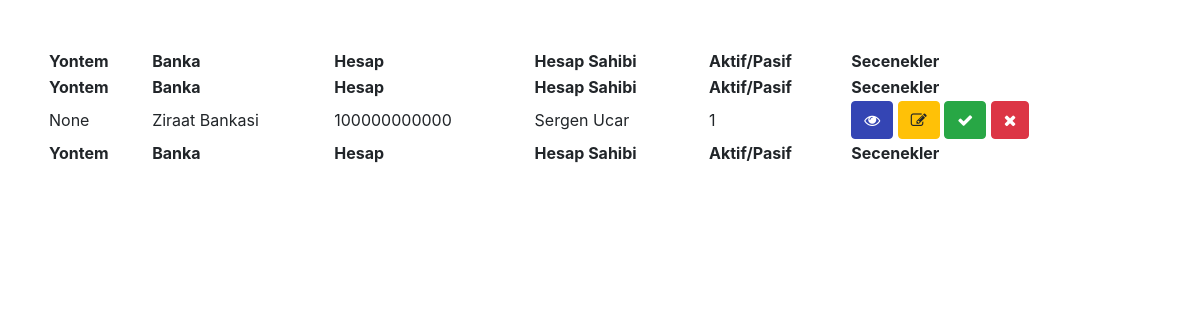
Page /hesaplar/ on the earlier database version.
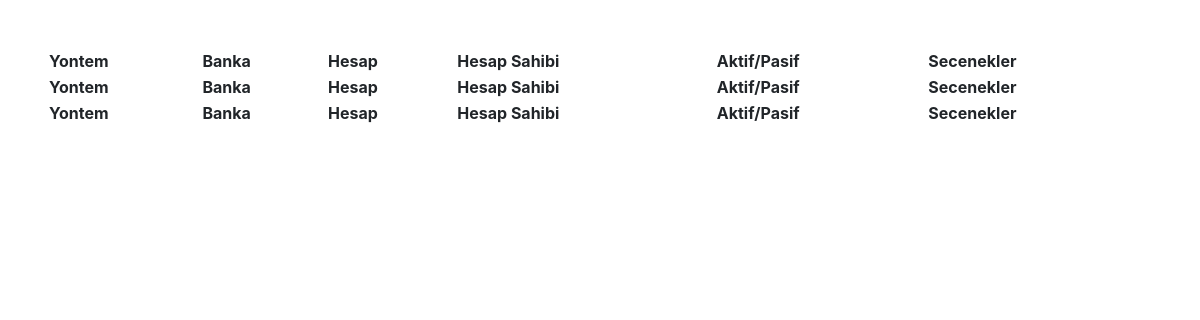
Same page on the later database version.
### dashboard/models.py (models this page shows, shortened)
class Hesap(models.Model):
    banka_adi = models.ForeignKey(Banka, on_delete=models.CASCADE, related_name='hesap')
    sube_kodu = models.PositiveIntegerField(validators=[MinValueValidator(5)])
    hesap_no = models.PositiveIntegerField(validators=[MinValueValidator(12)])
    iban_no = models.PositiveIntegerField(validators=[MinValueValidator(24)])
    ad = models.CharField(max_length=100)
    soyad = models.CharField(max_length=100)
    email = models.EmailField(unique=True)
    durum = models.CharField(max_length=10, choices=AKTIF_PASIF, default='Aktif')
    created_date = models.DateTimeField(auto_now_add=True)
    modified_date = models.DateTimeField(auto_now=True)
    max_limit = models.DecimalField(max_digits=20, decimal_places=5)
    tc_no = models.PositiveIntegerField(validators=[MinValueValidator(11)])
    yontem = models.ForeignKey(IslemTipi, on_delete=models.SET_NULL, null=True)
    class Meta:
        verbose_name = 'Hesap'
        verbose_name_plural = 'Hesaplar'

class Banka(models.Model):
    banka_adi = models.CharField(max_length=30, unique=True)
    durum = models.CharField(max_length=10, choices=AKTIF_PASIF, default='Aktif')
    def __str__(self):
        return self.banka_adi
    class Meta:
        verbose_name = 'Banka'
        verbose_name_plural = 'Bankalar'

### dashboard/views.py (the view)
# urls.py: path('hesaplar/', HesaplarView.as_view(), name='hesaplar'),
class HesaplarView(ListView):
    model = models.Hesap
    context_object_name = 'hesaplar'
    template_name = 'dashboard/hesaplar.html'

### dashboard/templates/dashboard/hesaplar.html (shortened to what this page needs)
{% extends "base.html" %}
{% block content %}
<table id="hesaplar" class="display" style="width:100%">
    <thead>
        <tr>
            <th>Yontem</th>
            <th>Banka</th>
            <th>Hesap</th>
            <th>Hesap Sahibi</th>
            <th>Aktif/Pasif</th>
            <th>Secenekler</th>
        </tr>
    </thead>
    <tbody>
        {% for hesap in hesaplar %}
        <tr>
            <td>{{ hesap.yontem }}</td>
            <td>{{ hesap.banka_adi }}</td>
            <td>{{ hesap.hesap_no }}</td>
            <td>{{ hesap.ad }} {{ hesap.soyad }}</td>
            <td>{{ hesap.durum }}</td>
            <td>
                <a class="btn btn-primary btn-xs" href="/account/default/view?id=1024" title="Görüntüle">
                    <i class="fa fa-eye"></i>
                </a>
                <a class="btn btn-warning btn-xs" href="/account/default/update?id=1024" title="Güncelle">
                    <i class="fa fa-edit"></i>
                </a>
                <a class="btn btn-success btn-xs" href="/account/default/publish?id=1024" title="Yayında" data-method="POST" data-confirm="Are you sure you want to unpublish this item?">
                    <i class="fa fa-check"></i>
                </a>
                <a class="btn btn-danger btn-xs" href="/account/default/delete?id=1024" title="Sil" data-confirm="Bu veriyi silmek istediğinizden emin misiniz?" data-method="POST">
                    <i class="fa fa-remove"></i>
                </a>
            </td>
        </tr>
        {% endfor %}
    </tbody>
    <tfoot>
        <tr>
            <th>Yontem</th>
            <th>Banka</th>
            <th>Hesap</th>
            <th>Hesap Sahibi</th>
            <th>Aktif/Pasif</th>
            <th>Secenekler</th>
        </tr>
    </tfoot>
</table>
{% endblock %}

### dashboard/templates/base.html (shortened to what this page needs)
{% load static %}
<!DOCTYPE html>
<html>
    <head>
        <link rel="stylesheet" href="https://stackpath.bootstrapcdn.com/font-awesome/4.7.0/css/font-awesome.min.css">
        <link rel="stylesheet" href="{% static 'css/base.css' %}">
        <link rel="stylesheet" href="https://cdn.jsdelivr.net/npm/bootstrap@4.4.1/dist/css/bootstrap.min.css">
        <link rel="stylesheet" type="text/css" href="https://cdn.datatables.net/1.11.5/css/jquery.dataTables.min.css">
        <link rel="stylesheet" type="text/css" href="https://cdn.datatables.net/fixedheader/3.2.2/css/fixedHeader.dataTables.min.css">
    </head>
    <body>
        <div class="wrapper d-flex align-items-stretch">
            <div id="content" class="p-4 p-md-5 pt-5">
                {% block content %}{% endblock content %}
            </div>
        </div>
    </body>
</html>

Differences in the rows shown:
removed Hesap: yontem "None", banka_adi "Ziraat Bankasi", hesap_no "100000000000", ad "Sergen", soyad "Ucar", durum "1"
